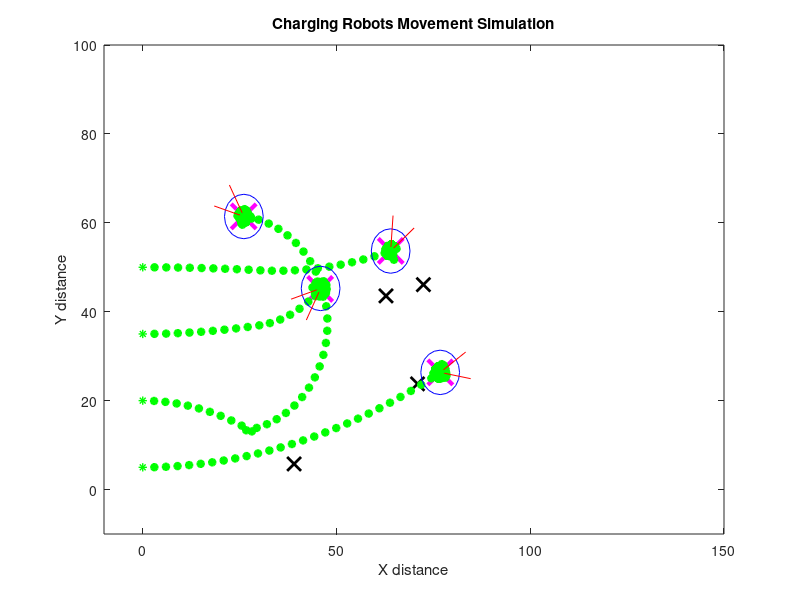

Reproduce this figure in MATLAB.
%%Multiple Charging Robot Simulation
%
% This simulation works for four charging robots and four sensor nodes.
% Initial locations for charging robots and sensor nodes are randomized.
% Current location and final location are constantly moving and are
% independent. Current location is constantly finding final location for
% each iteration until current location is within a specified radius of 
% the final location. Does not take into account assignment algorithm and
% does not send data to robots.
% 
% version 1.0 by M.C. Lalata on 5/12/17

%% Initialization

initX = zeros(4,1);
initY = zeros(4,1);
Theta = zeros(4,1);
finalX = zeros(4,1);
finalY = zeros(4,1);
distanceToGoal = zeros(4,1);
vLeft = zeros(4);
vRight = zeros(4);
circ = zeros(1,4);
ang1 = zeros(1,4);
ang2 = zeros(1,4);

%% Parameters
rad = 5;
mag = 8;
wheelDist = 5;
goalRadius = 0.2;
throttle = 127;
slowdown = 0.6;
counter = 0;
t = 0.04; %time driving at these velocities
vmax = throttle*slowdown;
%% Charging Robots
%initial location of four charging robots. randomized. all of them have one orientation
for init=1:4
    initX(init) = 0;
    initY(init) = (rad*init) + 2*rad*(init-1);
    Theta(init) = 0;
end
CurrentLocation = [initX,initY];
CurrentPose = [CurrentLocation Theta];
%% Sensor Node
%initial location of four sensor nodes. randomized. for this program orientation of sensor nodes not important
for fin = 1:4
    finalX(fin) = 5 + 85*rand;
    finalY(fin) = 5 + 85*rand;
end
Goal = [finalX,finalY];
% calculates distance between charging robot and sensor node. 
% charging robot and sensor node are assigned to each other such that charging robot 1 -> sensor node 1, 
% charging robot 2 -> sensor node 2,...
for dist=1:4
    distanceToGoal(dist) = norm(CurrentLocation(dist,:) - Goal(dist,:));
end
plot(Goal(:,1),Goal(:,2),'xk','LineWidth',2,'MarkerSize',10);
%% Draw Robot
hold on
title('Charging Robots Movement Simulation');
xlabel('X distance');
ylabel('Y distance');
xlim([-10 150])
ylim([-10 100])
angs = 0:pi/10:2*pi;
for sim=1:4
    x = CurrentPose(sim,1) + rad*cos(angs);
    y = CurrentPose(sim,2) + rad*sin(angs);
    circ(sim) = plot(x,y,'b');
    angx1 = [CurrentPose(sim,1), CurrentPose(sim,1)+mag*cos(CurrentPose(sim,3)+ pi + pi/8)];
    angy1 = [CurrentPose(sim,2), CurrentPose(sim,2)+mag*sin(CurrentPose(sim,3)+ pi + pi/8)];
    angx2 = [CurrentPose(sim,1), CurrentPose(sim,1)+mag*cos(CurrentPose(sim,3)+ pi - pi/8)];
    angy2 = [CurrentPose(sim,2), CurrentPose(sim,2)+mag*sin(CurrentPose(sim,3)+ pi - pi/8)]; 
    ang1(sim) = plot(angx1,angy1,'r');
    ang2(sim) = plot(angx2,angy2,'r');
    plot(CurrentPose(sim,1),CurrentPose(sim,2),'-*g','LineWidth',1);
end








while ((distanceToGoal(1) > goalRadius) || (distanceToGoal(2) > goalRadius) || (distanceToGoal(3) > goalRadius) || (distanceToGoal(4) > goalRadius)) 
    %% pseudocode
    % distance to goal already calculated
    % calculate required curvature of charging robot to go to Goal
    % charging robot go to location
    % look at updated Goal
    % if Goal is not updated, continue moving towards Goal
    % if Goal is changed, compute distanceToGoal
    counter = counter + 1;
    for bot=1:4
        dx = Goal(bot,1) - CurrentPose(bot,1);
        dy = Goal(bot,2) - CurrentPose(bot,2);
        theta = -(CurrentPose(bot,3) - pi/2);
        tx = dx*cos(theta) - dy*sin(theta);
        ty = dx*sin(theta) + dy*cos(theta);
        if abs(tx) < 0.005*distanceToGoal(bot) && ty > 0
            vRight(bot) = vmax;
            vLeft(bot) = vRight(bot);
            %angVel = 0; %angVel is not necessary for the robots. ignore all instances
        elseif abs(tx) < distanceToGoal(bot) && ty < 0
            if tx > 0
                vLeft(bot) = 1;
                vRight(bot) = -vmax;
                %angVel = (vRight - vLeft) / wheelDist;
            else 
                vLeft(bot) = -vmax;
                vRight(bot) = 1;
                %angVel = (vRight - vLeft) / wheelDist;
            end
        else
            r = distanceToGoal(bot)^2 / (2*abs(tx));
            if tx > 0
                vLeft(bot) = vmax;
                vRight(bot) = vmax*(r - wheelDist/2)/(r + wheelDist/2);
                %angVel = (vRight - vLeft) / wheelDist
            else
                vLeft(bot) = vmax*(r - wheelDist/2)/(r + wheelDist/2);
                vRight(bot) = vmax;
                %angVel = (vRight - vLeft) / wheelDist;
            end
        
        end
        % update location calculation since no camera input
        vSum = vLeft(bot)+vRight(bot);
        vDiff = vRight(bot)-vLeft(bot);
        Theta(bot) = CurrentPose(bot,3) + vDiff*t/wheelDist;
        if(vDiff==0)
            CurrentLocation(bot,1) = vRight(bot)*t*cos(CurrentPose(bot,3)) + CurrentPose(bot,1);
            CurrentLocation(bot,2) = vLeft(bot)*t*sin(CurrentPose(bot,3)) + CurrentPose(bot,2);
        else
            CurrentLocation(bot,1) = CurrentLocation(bot,1) + wheelDist*vSum/(2*vDiff)*(sin((vDiff)*t/wheelDist + CurrentPose(bot,3)) - sin(CurrentPose(bot,3)));
            CurrentLocation(bot,2) = CurrentLocation(bot,2) - wheelDist*vSum/(2*vDiff)*(cos((vDiff)*t/wheelDist + CurrentPose(bot,3)) - cos(CurrentPose(bot,3)));
        end
            
        
        
    end
    
    % should check location of Goal somewhere here. If Goal is the same
    % then continue. If not compute new distanceToGoal
    % The if statements is just a crude method to get Goal to move in different
    % locations. For our purposes, this chunk of code will be replace by a
    % shorter code that gets information about the coordinates of the
    % sensor nodes from the camera
    
    
    CurrentPose = [CurrentLocation Theta];
    pause(0.6)
    delete(circ)
    delete(ang1)
    delete(ang2)
    hold on


    for sim=1:4
        x = CurrentPose(sim,1) + rad*cos(angs);
        y = CurrentPose(sim,2) + rad*sin(angs);
        circ(sim) = plot(x,y,'b');
        angx1 = [CurrentPose(sim,1), CurrentPose(sim,1)+mag*cos(CurrentPose(sim,3)+ pi + pi/8)];
        angy1 = [CurrentPose(sim,2), CurrentPose(sim,2)+mag*sin(CurrentPose(sim,3)+ pi + pi/8)];
        angx2 = [CurrentPose(sim,1), CurrentPose(sim,1)+mag*cos(CurrentPose(sim,3)+ pi - pi/8)];
        angy2 = [CurrentPose(sim,2), CurrentPose(sim,2)+mag*sin(CurrentPose(sim,3)+ pi - pi/8)]; 
        ang1(sim) = plot(angx1,angy1,'r');
        ang2(sim) = plot(angx2,angy2,'r');
        plot(CurrentPose(sim,1),CurrentPose(sim,2),'-*g','LineWidth',2);
    end
    
    
        

      
       
     
        if counter == 10 
            for new = 1:4
                finalX(new) = 5 + 85*rand;
                finalY(new) = 5 + 85*rand;
            end
            Goal = [finalX, finalY];
            plot(Goal(:,1),Goal(:,2),'mx','LineWidth',3,'MarkerSize',18);
        end
        
        
       for len=1:4
            distanceToGoal(len) = norm(CurrentPose(len,1:2) - Goal(len,:)); % this is necessary
       end
   
    
end


